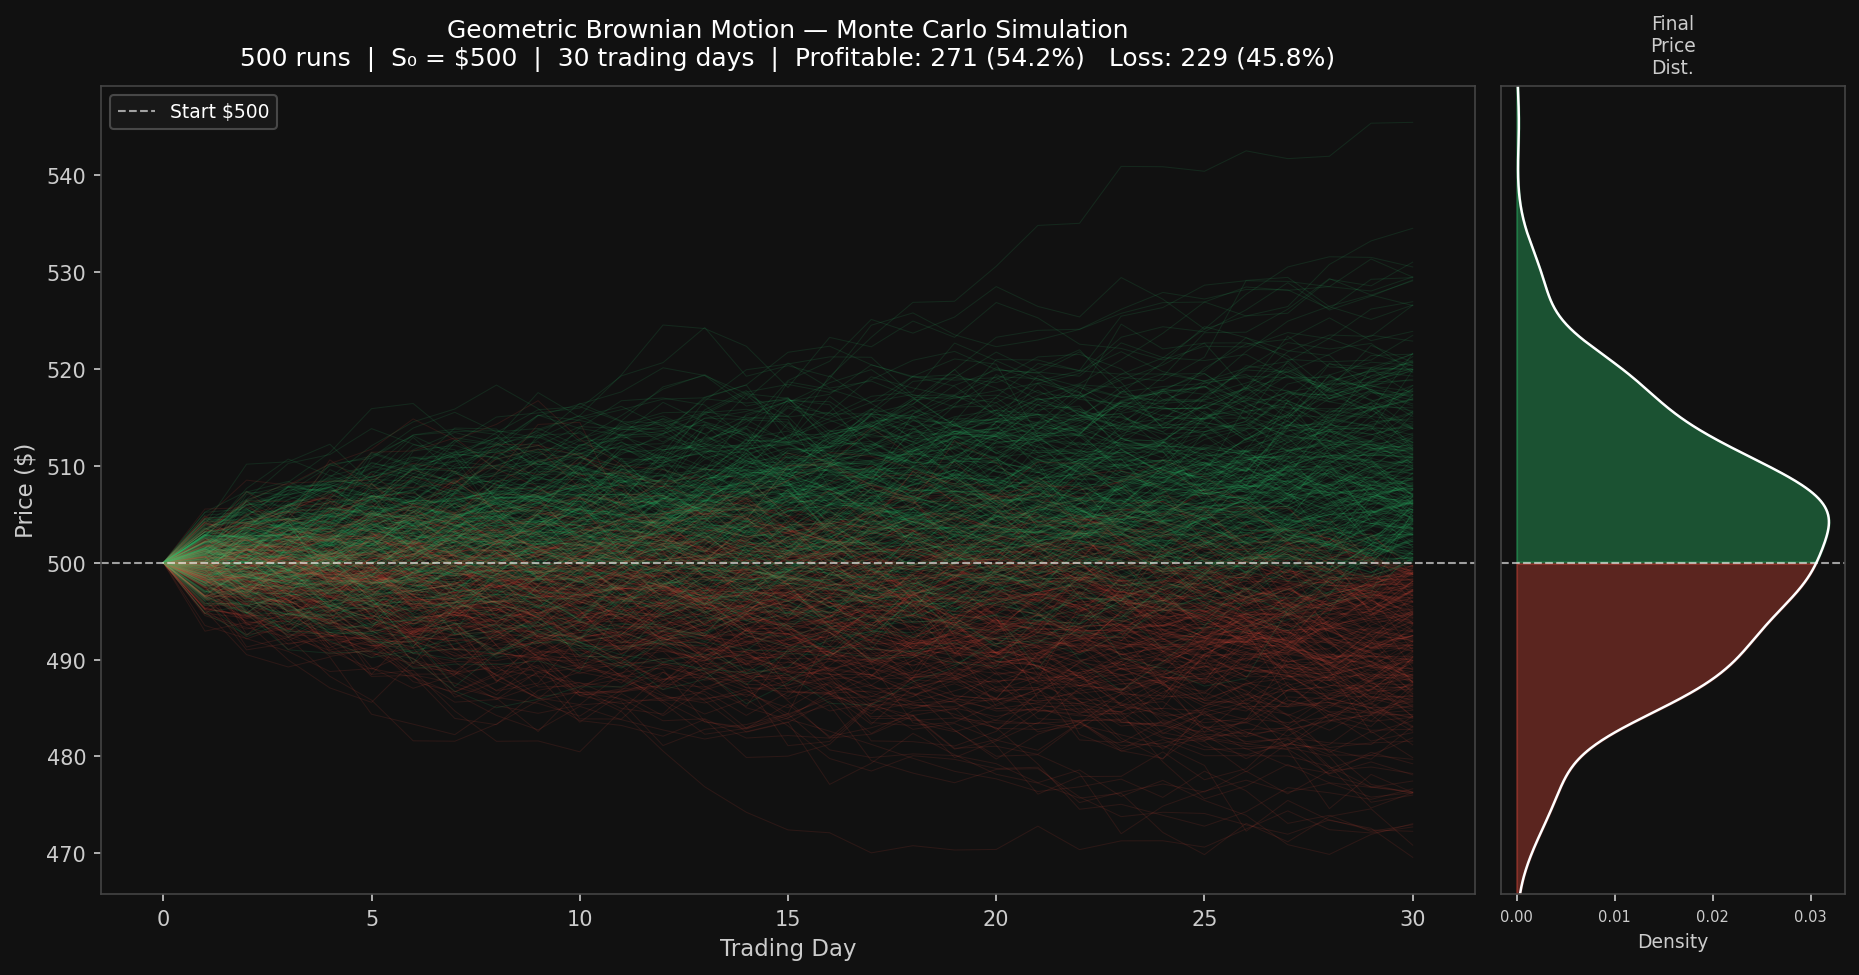

Reproduce this figure in Python.
import numpy as np
import math
import matplotlib.pyplot as plt
import matplotlib.gridspec as gridspec
from scipy.stats import gaussian_kde
import os

plt.style.use('dark_background')

# --- Parameters ---
N_RUNS = 500
S0     = 500.0
DAYS   = 30

np.random.seed(42)

# --- Model: Geometric Brownian Motion ---
def gbm(S0, days, mu=0.02, sigma=0.07):
    dt      = 1 / 252
    sqrt_dt = math.sqrt(dt)
    prices  = [S0]
    S       = S0
    for _ in range(days):
        Z  = np.random.standard_normal()
        S  = S * (1 + mu * dt + sigma * sqrt_dt * Z)
        prices.append(S)
    return prices

# --- Simulate ---
all_paths    = [gbm(S0, DAYS) for _ in range(N_RUNS)]
final_prices = np.array([p[-1] for p in all_paths])
n_profit     = int(np.sum(final_prices >= S0))
n_loss       = N_RUNS - n_profit

# --- y-axis limits ---
all_vals = [v for path in all_paths for v in path]
y_min, y_max = min(all_vals), max(all_vals)
pad = (y_max - y_min) * 0.05
y_lo, y_hi = y_min - pad, y_max + pad

# --- Layout ---
fig = plt.figure(figsize=(15, 7), facecolor='#111111')
gs  = gridspec.GridSpec(1, 2, width_ratios=[4, 1], wspace=0.03)
ax     = fig.add_subplot(gs[0])
ax_kde = fig.add_subplot(gs[1], sharey=ax)

days_axis = np.arange(DAYS + 1)

# --- Draw paths ---
for path in all_paths:
    colour = '#2ecc71' if path[-1] >= S0 else '#e74c3c'
    ax.plot(days_axis, path, color=colour, alpha=0.12, linewidth=0.5)

ax.axhline(S0, color='white', linestyle='--', linewidth=1, alpha=0.6, label=f'Start ${S0:.0f}')
ax.set_ylim(y_lo, y_hi)
ax.set_facecolor('#111111')
ax.set_xlabel('Trading Day', color='#cccccc', fontsize=11)
ax.set_ylabel('Price ($)',   color='#cccccc', fontsize=11)
ax.tick_params(colors='#cccccc')
for sp in ax.spines.values():
    sp.set_edgecolor('#444444')
ax.legend(facecolor='#1a1a1a', edgecolor='#555555', labelcolor='white', fontsize=9)
ax.set_title(
    f'Geometric Brownian Motion — Monte Carlo Simulation\n'
    f'{N_RUNS} runs  |  S₀ = ${S0:.0f}  |  {DAYS} trading days  |  '
    f'Profitable: {n_profit} ({100*n_profit/N_RUNS:.1f}%)   Loss: {n_loss} ({100*n_loss/N_RUNS:.1f}%)',
    color='white', fontsize=12, pad=10
)

# --- KDE (right panel) ---
kde         = gaussian_kde(final_prices)
price_range = np.linspace(y_lo, y_hi, 600)
density     = kde(price_range)

ax_kde.fill_betweenx(price_range, density, 0,
                     where=(price_range >= S0), color='#2ecc71', alpha=0.35)
ax_kde.fill_betweenx(price_range, density, 0,
                     where=(price_range <  S0), color='#e74c3c', alpha=0.35)
ax_kde.plot(density, price_range, color='white', linewidth=1.2)
ax_kde.axhline(S0, color='white', linestyle='--', linewidth=1, alpha=0.6)
ax_kde.set_facecolor('#111111')
ax_kde.set_xlabel('Density', color='#cccccc', fontsize=9)
ax_kde.set_title('Final\nPrice\nDist.', color='#cccccc', fontsize=9)
ax_kde.tick_params(axis='x', colors='#cccccc', labelsize=7)
ax_kde.yaxis.set_visible(False)
for sp in ax_kde.spines.values():
    sp.set_edgecolor('#444444')

# --- Save ---
out_path = os.path.join(os.path.dirname(os.path.abspath(__file__)), 'mc_gbm.png')
plt.savefig(out_path, dpi=150, bbox_inches='tight', facecolor='#111111')
plt.close()
print(f'Saved: {out_path}')
